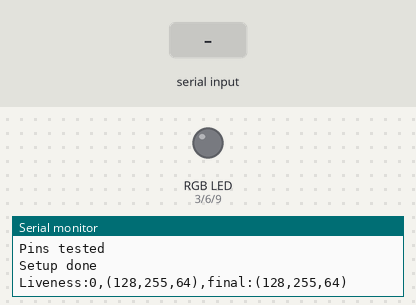
The sketch below on a simulated Arduino Uno, built with avr-gcc and run on an emulated ATmega328P. On the bench: an RGB LED mixed from three pins (HIGH = lit), the last lines printed to the serial monitor. The inputs (shaded band) are chosen by the test bench. Dim RGB values are drawn brighter than linear; random numbers use the default seed unless the sketch sets one.

Above: at 1.8 s.
1.9 s: "r:\n" received over the second serial link
At 5.7 s:
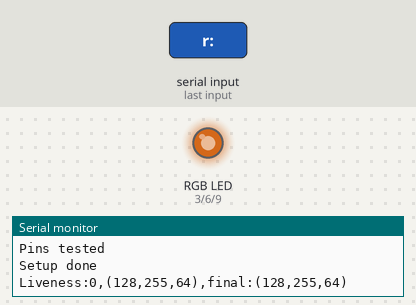
9.7 s: "r:\n" received over the second serial link
At 17.1 s:
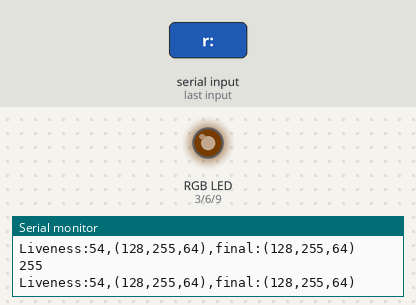
17.5 s: ",\n" received over the second serial link
Timing chart, 0 to 75.0 s (numbered marks = the images above; inputs shaded):
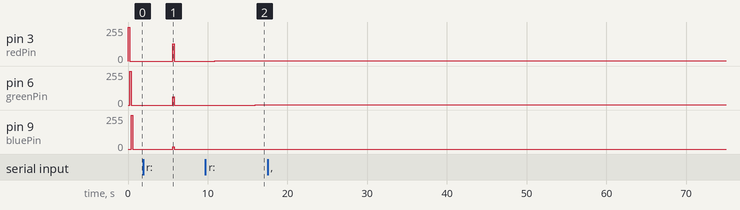

Measured:
- after the input at 9.7 s, pin 6 (greenPin): 0/255 → 1/255 after 6.2 s

The sketch:

color_firefly.ino
```cpp
#include <SoftwareSerial.h>


//#include <I2C.h>
SoftwareSerial mySerial(4, 5); // RX, TX
const int stepDuration = 4000;
const long MAX_LIVENESS = 3600*3/(stepDuration/1000);

const byte redPin = 3;
const byte greenPin = 6;
const byte bluePin = 9;

long liveness = 0;


int red; int green; int blue;
int setupRed; int setupBlue; int setupGreen;

void  testPins()
{
   analogWrite(redPin, 255);
   delay(200);
   analogWrite(redPin, 0);
   analogWrite(greenPin, 255);
   delay(200);
   analogWrite(greenPin, 0);
   analogWrite(bluePin, 255);
   delay(200);

   analogWrite(bluePin, 0);
   Serial.println("Pins tested");

  //analogWrite(greenPin, green*0.25*livenessRatio());
  //analogWrite(bluePin, blue*0.25*livenessRatio());
}

void setup() {

  Serial.begin(4800);
  Serial.flush();
  mySerial.begin(4800);
  mySerial.flush();

  pinMode(redPin, OUTPUT);
  pinMode(greenPin, OUTPUT);
  pinMode(bluePin, OUTPUT);

  testPins();
  randomSeed(analogRead(0));
  do{
  red = 128; //random(3)*127;
  green = 255;//random(3)*127;
  blue = 64;//random(3)*127;
  }while(red==0 && green == 0 && blue ==0);
  setupRed = red;
  setupGreen = green;
  setupBlue = blue;

  Serial.println("Setup done");
  }

  double livenessRatio()
  {
    return (double)liveness/MAX_LIVENESS;
  }

void setCurrentColor()
{
  analogWrite(redPin, red*livenessRatio());
  analogWrite(greenPin, green*0.30*livenessRatio());
  analogWrite(bluePin, blue*0.15*livenessRatio());
    Serial.println(green);

}

  void joyAnimation()
  {
      setCurrentColor();
    for(int i=0; i<15;i++)
      {
        delay(200);
        analogWrite(redPin, random(255));
        analogWrite(greenPin, random(255)*0.25);
        analogWrite(bluePin, random(255)*0.25);
      }
  }


void sendToOther()
{
  String toSend = "r:"+String(red)+",g:"+String(green)+",b:"+String(blue);
  mySerial.println(toSend);
}

void tiltColorsTo(int r, int g, int b)
{
 if(r>=red&&red<255) red++;
        else red--;

        if(g>=green&&green<255) green++;
        else green--;

        if(b>=blue&&blue<255) blue++;
        else blue--;
}

void permanentColorTilt()
{
  Serial.println("Permanent color tilt!!!");
 if(setupRed<=red&&setupRed<255) setupRed++;
        else setupRed--;

        if(setupGreen<=green&&setupGreen<255) setupGreen++;
        else setupGreen--;

        if(setupBlue<=blue&&setupBlue<255) setupBlue++;
        else setupBlue--;
}


void boundAddToLiveness(long val)
{
  liveness+= val;
  if(liveness < 0) liveness = 0;
  if(liveness > MAX_LIVENESS) liveness  = MAX_LIVENESS;
}

long lastTimeReceived = 0;

void receiveFromOther(
  boolean& justReceived,
  boolean& lastReceiveWasLongAgo,
  int& r, int& g, int& b)
{
  justReceived = false;
  lastReceiveWasLongAgo = ((millis()-lastTimeReceived)>10000);

  while(mySerial.available())
  {
    String received = mySerial.readString();
    Serial.print("Received:");
    Serial.println(received);

    if(received.substring(0,2)=="r:"&&received.charAt(received.length()-1)=='\n')
        Serial.println("correct input!");
        else return;

        justReceived = true;

    r = received.substring(2,received.indexOf(",")).toInt();
   /* Serial.print("Red value:");
    Serial.println(r);*/

    received =received.substring(received.indexOf(",")+1);

    g = received.substring(2,received.indexOf(",")).toInt();
   /* Serial.print("Green value:");
    Serial.println(g);*/

    received =received.substring(received.indexOf(",")+1);
    b = received.substring(2,received.indexOf("\n")).toInt();
   /* Serial.print("Blue value:");
    Serial.println(b);*/


    lastTimeReceived = millis();

    justReceived = true;


 /*
    Serial.print(".");
      r = mySerial.parseInt();
      g = mySerial.parseInt();
      b = mySerial.parseInt();
      sendToOther();


      newReceived = mySerial.read() == '\n'
            &&r>0 &&g>0 &&b>0&&r<255&&g<255&&b<255 ;
      Serial.flush();*/
  }
}

boolean isMaxLiveness()
{
  return liveness == MAX_LIVENESS;
}
void updateAsLonely()
{
  Serial.println("Lonely!");
   boundAddToLiveness(-1);
   tiltColorsTo(setupRed, setupGreen, setupBlue);
}
void connectWithOtherSelf()
{
  sendToOther();
  int r,g,b;
  boolean justReceived;
  boolean lastReceiveWasLongAgo;
  receiveFromOther(justReceived, lastReceiveWasLongAgo,r,g,b);

  if(!justReceived)
  {
    if(lastReceiveWasLongAgo)
    updateAsLonely();

          return;
  }

  if(lastReceiveWasLongAgo && justReceived)
      joyAnimation();

  boundAddToLiveness(MAX_LIVENESS/100);//total refill in 100 iterations = 400s

  if(isMaxLiveness())
  {
    Serial.println("Merging with my mate!");
    analogWrite(redPin, r*livenessRatio());
    analogWrite(greenPin, g*0.30*livenessRatio());
    analogWrite(bluePin, b*0.15*livenessRatio());
    delay(200);
    setCurrentColor();
    tiltColorsTo(r, g, b);

    if(abs(r-red) < 3 && abs(b - blue) < 3 && abs(g - green) < 3)
    {
      permanentColorTilt();

      analogWrite(redPin, 255*livenessRatio());
      analogWrite(greenPin, 255*0.30*livenessRatio());
      analogWrite(bluePin, 255*0.15*livenessRatio());
      delay(200);
      analogWrite(redPin, setupRed*livenessRatio());
      analogWrite(greenPin, setupGreen*0.30*livenessRatio());
      analogWrite(bluePin, setupBlue*0.15*livenessRatio());
      delay(200);
      setCurrentColor();
    }
  }
}

boolean isDead()
{
  return liveness < 0.001;
}


void loop() {

  Serial.println("Liveness:"+String(liveness)+",("+String(red)+","+String(green)
  +","+String(blue)+
  "),final:("+String(setupRed)+","+String(setupGreen)+","+String(setupBlue)+")");
    delay(stepDuration);


  if(isDead())
  {
    delay(1000);
    analogWrite(redPin, red);
    analogWrite(greenPin, green*0.25);
    analogWrite(bluePin, blue*0.25);
    delay(200);
    analogWrite(redPin, 0);
    analogWrite(greenPin, 0);
    analogWrite(bluePin, 0);
  }
  else
  {
    setCurrentColor();
  }

  connectWithOtherSelf();

}
```
